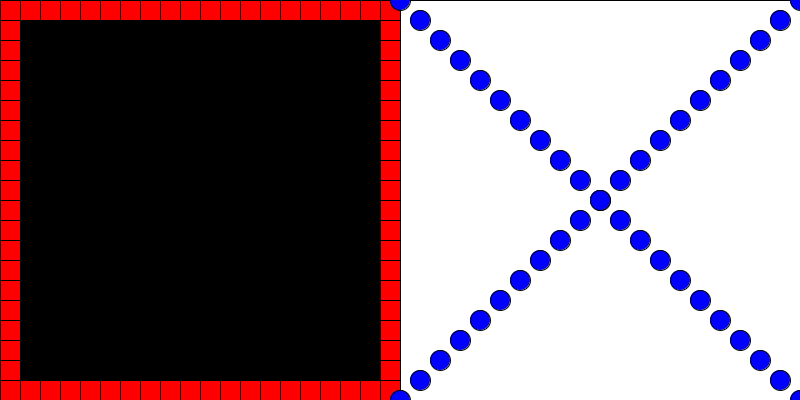
Frame 1 (no input)
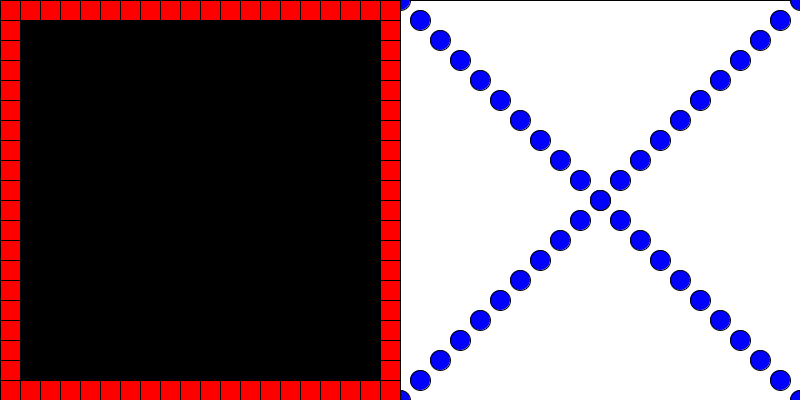
Frame 2 (the mouse pressed at the canvas centre, redrawn once)

The Processing sketch that drew these frames (run headless with seeded random() and noise(); the mouse was pressed at the canvas centre and the sketch redrawn once):

// Processing sketch: processing_136607
// ── processing_136607.pde

// Copyright Shannon Impellicceiri 2014
// Computer Arts with Processing T/H 11:30-1:30
// ICE #11
// 2/27/14

// declare variables
float shapeSize;
float circX;
float circY;

void setup() {
  size(800,400);
  
  // declare variables
  shapeSize = width/40;
  circX = width/2;
  circY = 0;
  
  // draw background
  // left half of window
  fill(0);
  rect(0,0,width/2,height);
  
  // right half of window
  fill(255);
  rect(width/2,0,width/2,height);
}

void draw() {
  // draw red squares
  int i=0;
  fill(255,0,0);
  
  while (i<20){
    // top side
    rect(i*shapeSize,0,shapeSize,shapeSize);
    
    // bottom side
    rect(i*shapeSize,height-shapeSize,shapeSize,shapeSize);
    
    // left side
    rect(0,i*shapeSize,shapeSize,shapeSize);
    
    // right side
    rect((width/2)-shapeSize,i*shapeSize,shapeSize,shapeSize);
    
    // increment variables
    i++;
  }
  
  // draw blue circles
  fill(0,0,255);
  for(int j = 0; j<21; j++){
    
    // left side of x
    ellipse(circX,circY,shapeSize,shapeSize);
    
    // right side of x
    ellipse(width-(circX-width/2),circY,shapeSize,shapeSize);
    
    // update position
    circX = circX + shapeSize;
    circY = circY + shapeSize;
  }
  
  noLoop();
}
